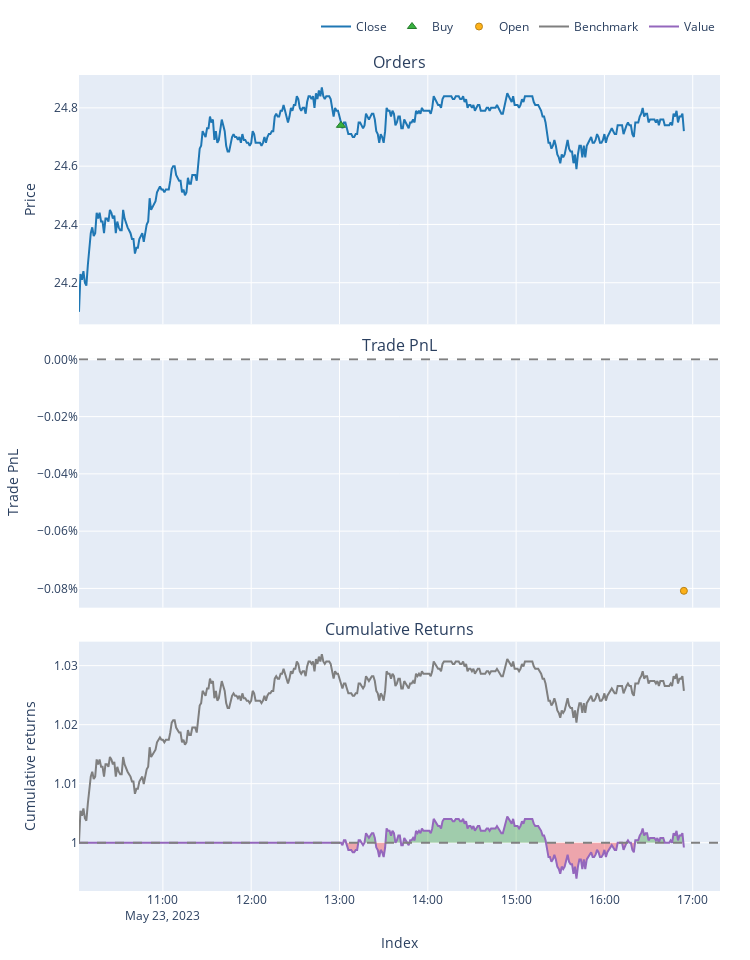

The notebook cell this image was saved under:
### Code cell
pf.plot().show()

### Figure 1 — Plotly figure (JSON) as saved in the notebook; plotly's stock layout.template omitted (floating-point values rounded to 4 significant figures; data arrays with more than 128 entries replaced by an {"elided": "..."} marker saying what was removed)
{"data": [{"line": {"color": "#1f77b4"}, "name": "Close", "showlegend": true, "x": {"elided": "412 str values"}, "type": "scatter", "uid": "881d7c50-f330-47d7-93cc-104fe5301ff3", "xaxis": "x", "yaxis": "y", "y": {"elided": "412 float values"}, "legendgroup": "0"}, {"customdata": [[0.0, 4.042, 0.0]], "hovertemplate": "Order Id: %{customdata[0]}<br>Timestamp: %{x}<br>Price: %{y}<br>Size: %{customdata[1]:.6f}<br>Fees: %{customdata[2]:.6f}", "marker": {"color": "#37B13F", "line": {"color": "rgb(38,123,44)", "width": 1}, "size": 8, "symbol": "triangle-up"}, "mode": "markers", "name": "Buy", "x": ["2023-05-23T13:01:00"], "y": [24.74], "type": "scatter", "uid": "ad96e3ca-7dff-49eb-884f-c71c77316135", "xaxis": "x", "yaxis": "y", "legendgroup": "1"}, {"customdata": [[0.0, 0.0, -0.08084, -0.0008084]], "hovertemplate": "Exit Trade Id: %{customdata[0]}<br>Position Id: %{customdata[1]}<br>Exit Timestamp: %{x}<br>PnL: %{customdata[2]:.6f}<br>Return: %{customdata[3]:.2%}", "marker": {"color": "#FFAA00", "line": {"color": "rgb(178,118,0)", "width": 1}, "opacity": [0.9], "size": [7], "symbol": "circle"}, "mode": "markers", "name": "Open", "x": ["2023-05-23T16:54:00"], "y": [-0.0008084], "type": "scatter", "uid": "fe46ccc7-806f-4281-806a-01c7ae0ccad4", "xaxis": "x2", "yaxis": "y2", "legendgroup": "2"}, {"line": {"color": "#7f7f7f"}, "name": "Benchmark", "showlegend": true, "x": {"elided": "412 str values"}, "type": "scatter", "uid": "c1e9dd20-03c4-4ac6-8a13-a6c7b9ed500c", "xaxis": "x3", "yaxis": "y3", "y": {"elided": "412 float values"}, "legendgroup": "3"}, {"hoverinfo": "skip", "line": {"color": "rgba(0, 0, 0, 0)", "width": 0}, "opacity": 0, "showlegend": false, "x": {"elided": "412 str values"}, "type": "scatter", "uid": "48d39764-e76e-42a2-83e7-9604d3492824", "xaxis": "x3", "yaxis": "y3", "y": {"elided": "412 int values"}, "legendgroup": "4"}, {"connectgaps": false, "fill": "tonexty", "fillcolor": "rgba(0, 128, 0, 0.3)", "hoverinfo": "skip", "line": {"color": "rgba(0, 0, 0, 0)", "width": 0}, "opacity": 0, "showlegend": false, "x": {"elided": "412 str values"}, "type": "scatter", "uid": "e896716c-77ba-42e6-ba6e-d86a4abd34c2", "xaxis": "x3", "yaxis": "y3", "y": {"elided": "412 float values"}, "legendgroup": "4"}, {"hoverinfo": "skip", "line": {"color": "rgba(0, 0, 0, 0)", "width": 0}, "opacity": 0, "showlegend": false, "x": {"elided": "412 str values"}, "type": "scatter", "uid": "924e3120-4d9b-4814-a314-ffb89290da92", "xaxis": "x3", "yaxis": "y3", "y": {"elided": "412 int values"}, "legendgroup": "4"}, {"connectgaps": false, "fill": "tonexty", "fillcolor": "rgba(255, 0, 0, 0.3)", "hoverinfo": "skip", "line": {"color": "rgba(0, 0, 0, 0)", "width": 0}, "opacity": 0, "showlegend": false, "x": {"elided": "412 str values"}, "type": "scatter", "uid": "d8d9a610-d3bf-426a-b254-1300c0b33293", "xaxis": "x3", "yaxis": "y3", "y": {"elided": "412 float values"}, "legendgroup": "4"}, {"line": {"color": "#9467bd"}, "name": "Value", "showlegend": true, "x": {"elided": "412 str values"}, "type": "scatter", "uid": "8456b7f1-f19a-4b1c-b524-5e10746cd5e1", "xaxis": "x3", "yaxis": "y3", "y": {"elided": "412 float values"}, "legendgroup": "5"}, {"hoverinfo": "skip", "line": {"color": "rgba(0, 0, 0, 0)", "width": 0}, "opacity": 0.0, "showlegend": false, "x": {"elided": "412 str values"}, "type": "scatter", "uid": "b26df156-82c1-4ab4-b3b6-7e9b3c99b313", "xaxis": "x3", "yaxis": "y3", "y": {"elided": "412 int values"}, "legendgroup": "4"}], "layout": {"annotations": [{"font": {"size": 16}, "showarrow": false, "text": "Orders", "x": 0.5, "xanchor": "center", "xref": "paper", "y": 1.0, "yanchor": "bottom", "yref": "paper"}, {"font": {"size": 16}, "showarrow": false, "text": "Trade PnL", "x": 0.5, "xanchor": "center", "xref": "paper", "y": 0.6528, "yanchor": "bottom", "yref": "paper"}, {"font": {"size": 16}, "showarrow": false, "text": "Cumulative Returns", "x": 0.5, "xanchor": "center", "xref": "paper", "y": 0.3056, "yanchor": "bottom", "yref": "paper"}], "xaxis": {"anchor": "y", "domain": [0.0, 1.0], "matches": "x3", "showticklabels": false}, "yaxis": {"anchor": "x", "domain": [0.6944, 1.0], "title": {"text": "Price"}}, "xaxis2": {"anchor": "y2", "domain": [0.0, 1.0], "matches": "x3", "showticklabels": false}, "yaxis2": {"anchor": "x2", "domain": [0.3472, 0.6528], "tickformat": ".2%", "title": {"text": "Trade PnL"}}, "xaxis3": {"anchor": "y3", "domain": [0.0, 1.0], "title": {"text": "Index"}}, "yaxis3": {"anchor": "x3", "domain": [0.0, 0.3056], "title": {"text": "Cumulative returns"}}, "margin": {"t": 30, "b": 30, "l": 30, "r": 30}, "legend": {"orientation": "h", "yanchor": "bottom", "y": 1.042, "xanchor": "right", "x": 1, "traceorder": "normal"}, "width": 750, "height": 960, "showlegend": true, "shapes": [{"line": {"color": "gray", "dash": "dash"}, "type": "line", "x0": 0.0, "x1": 1.0, "xref": "paper", "y0": 0, "y1": 0, "yref": "y2"}, {"line": {"color": "gray", "dash": "dash"}, "type": "line", "x0": 0.0, "x1": 1.0, "xref": "paper", "y0": 1, "y1": 1, "yref": "y3"}]}}
